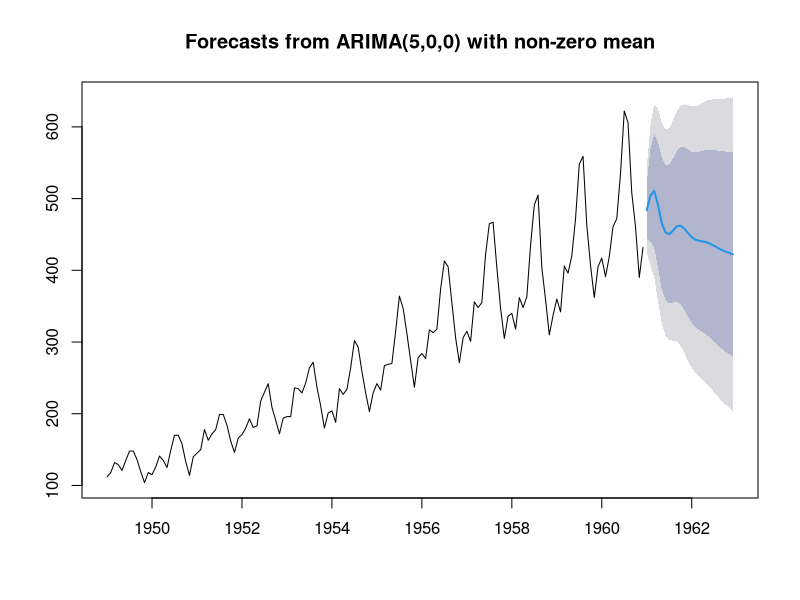

Here is the R script that generated this plot: (Note: this script raises an error after producing the figure.)
MODELO_AR = forecast::auto.arima(y = AirPassengers, max.q = 0, max.d = 0, max.Q = 0, max.D = 0)
MODELO_AR
plot( forecast::forecast(MODELO_AR) )


arima(x = AirPassengers, order = c(12,0,0) )
